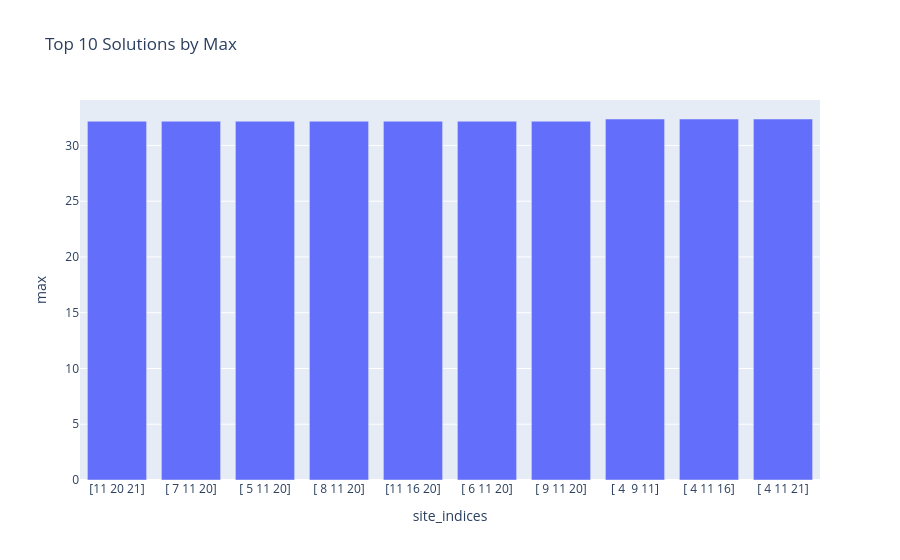

Notebook code for this chart:
### Code cell
solution_3.plot_n_best_combinations_bar(y_axis="max", rank_on="max")

### Figure 1 — Plotly figure (JSON) as saved in the notebook; plotly's stock layout.template omitted (floating-point values rounded to 4 significant figures)
{"data": [{"hovertemplate": "site_indices=%{x}<br>max=%{y}<extra></extra>", "legendgroup": "", "marker": {"color": "#636efa", "pattern": {"shape": ""}}, "name": "", "orientation": "v", "showlegend": false, "textposition": "auto", "type": "bar", "x": ["[11 20 21]", "[ 7 11 20]", "[ 5 11 20]", "[ 8 11 20]", "[11 16 20]", "[ 6 11 20]", "[ 9 11 20]", "[ 4  9 11]", "[ 4 11 16]", "[ 4 11 21]"], "xaxis": "x", "y": [32.17, 32.17, 32.17, 32.17, 32.17, 32.17, 32.17, 32.37, 32.37, 32.37], "yaxis": "y"}], "layout": {"barmode": "relative", "legend": {"tracegroupgap": 0}, "title": {"text": "Top 10 Solutions by Max"}, "xaxis": {"anchor": "y", "domain": [0, 1], "title": {"text": "site_indices"}}, "yaxis": {"anchor": "x", "domain": [0, 1], "title": {"text": "max"}}}}
